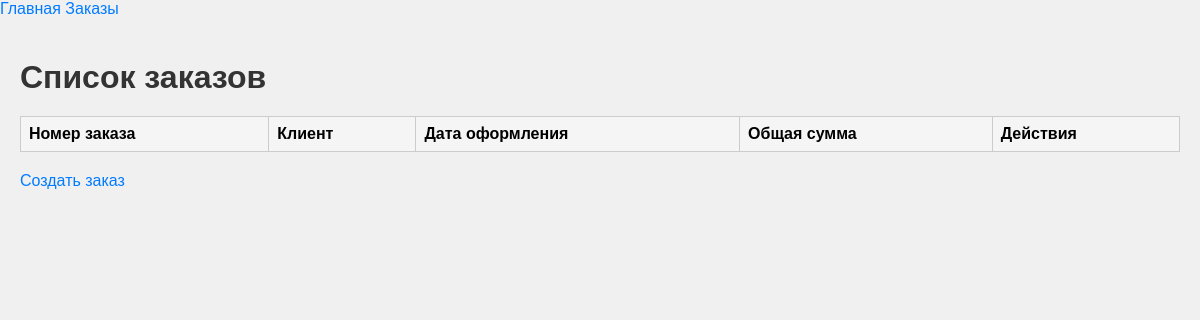
The page /orders on the database as committed earlier.
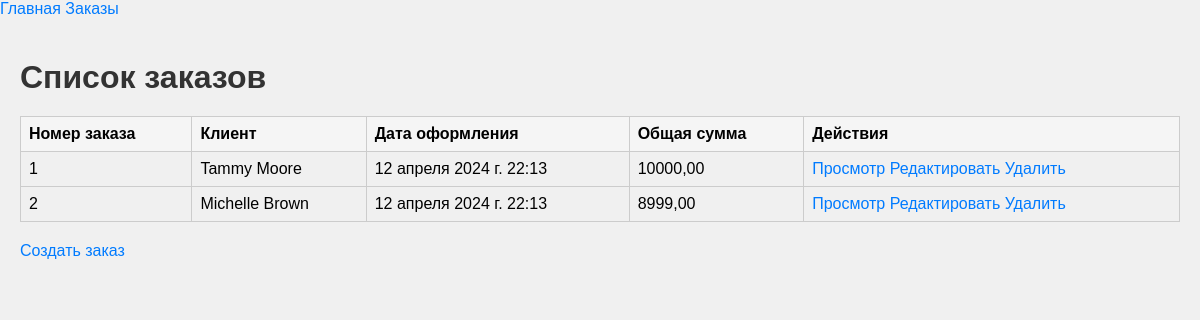
The same page on the database as committed later.
### apphw/models.py (models this page shows, shortened)
class Order(models.Model):
    client = models.ForeignKey(Client, on_delete=models.CASCADE)
    products = models.ForeignKey(Product, on_delete=models.CASCADE)
    quanty_products = models.IntegerField()
    total_amount = models.DecimalField(max_digits=10, decimal_places=2)
    order_date = models.DateTimeField(auto_now_add=True )

class Client(models.Model):
    login = models.CharField(max_length=30)
    password = models.CharField(max_length=30)
    name = models.CharField(max_length=50)
    email = models.EmailField()
    phone_number = models.CharField(max_length=15)
    address = models.TextField()
    registration_date = models.DateField(auto_now_add=True)

### apphw/views.py (the view)
# urls.py: path('orders', views.orders, name='orders'),
def orders(request):
    orders = Order.objects.all()
    return render(request, 'orders.html', {'orders': orders})

### apphw/templates/orders.html (shortened to what this page needs)
{% extends 'base.html' %}
{% block content %}
    <div class="container">
        <h1>Список заказов</h1>
        <table>
            <thead>
                <tr>
                    <th>Номер заказа</th>
                    <th>Клиент</th>
                    <th>Дата оформления</th>
                    <th>Общая сумма</th>
                    <th>Действия</th>
                </tr>
            </thead>
            <tbody>
                {% for order in orders %}
                    <tr>
                        <td>{{ order.id }}</td>
                        <td>{{ order.client.name }}</td>
                        <td>{{ order.order_date }}</td>
                        <td>{{ order.total_amount }}</td>
                        <td>
                            <a href="#">Просмотр</a>
                            <a href="#">Редактировать</a>
                            <a href="#">Удалить</a>
                        </td>
                    </tr>
                {% endfor %}
            </tbody>
        </table>
        <a href={% url 'make_order' %}>Создать заказ</a>
    </div>
{% endblock %}

Rows that differ between the two databases and show on the page:
added Order: id "1", client.name "Tammy Moore", order_date "12 апреля 2024 г. 22:13", total_amount "10000,00"
added Order: id "2", client.name "Michelle Brown", order_date "12 апреля 2024 г. 22:13", total_amount "8999,00"
